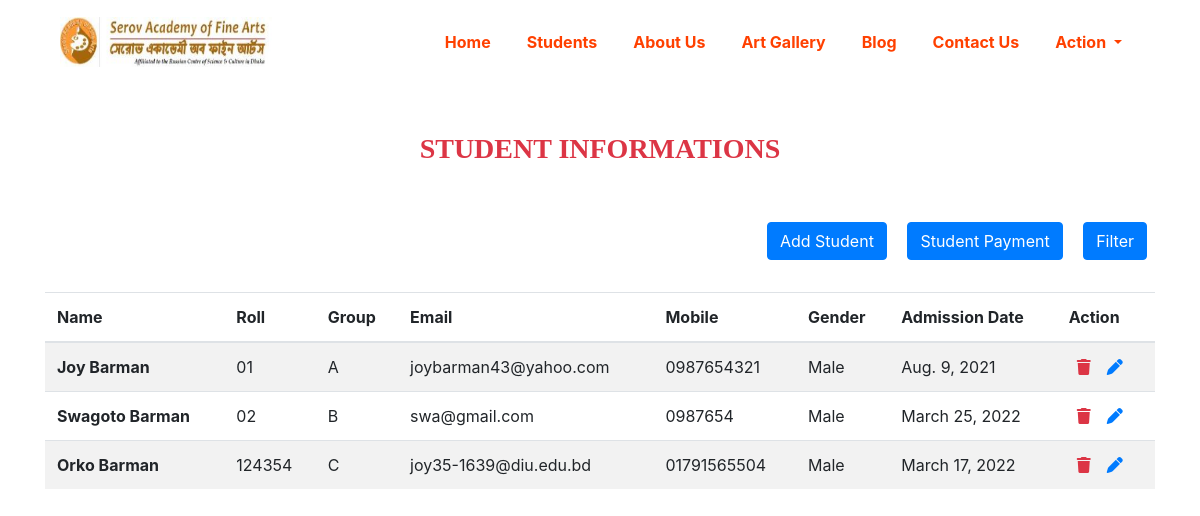
The page /students/ on the database its author committed.
### main/models.py (models this page shows, shortened)
class Student(models.Model):
    name =models.CharField(max_length=255)
    roll =models.CharField(max_length=255)
    group =models.ForeignKey(Group,on_delete=models.CASCADE)
    email =models.EmailField(max_length=255,null=True,blank=True)
    gender=models.CharField(max_length=10,choices=GENDER_CHOICES)
    mobile =models.CharField(max_length=255)
    photo = models.ImageField(upload_to='images/student/')
    blood =models.CharField(max_length=10,choices=BLOOD_CHOICES)
    address =models.CharField(max_length=255,null=True,blank=True)
    father_name =models.CharField(max_length=255,null=True,blank=True)
    mother_name =models.CharField(max_length=255,null=True,blank=True)
    admission_date =models.DateField()

class Group(models.Model):
    group=models.CharField(max_length=50)
    def __str__(self):
        return self.group

### main/views.py (the view)
# urls.py: path('students/', StudentView.as_view(), name="students"),
class StudentView(ListView):
    model = Student
    template_name = 'student.html'
    ordering = ['roll']

### main/templates/student.html
{% extends 'base.html' %}
{% block body %}
    <div class="container">
        <h3 class="text-uppercase font-weight-bold text-center text-danger my-5">student informations</h3>
            <div class="text-right">
                <a class="btn btn-primary text-white m-2" href="{% url 'add-student' %}">Add Student</a>
                <a class="btn btn-primary text-white m-2" href="{% url 'student-payment' %}">Student Payment</a>
                <a class="btn btn-primary text-white m-2">Filter</a>
            </div>
        <table class="table table-striped mt-4" >
            <thead>
            <tr>
                <th scope="col">Name</th>
                <th scope="col">Roll</th>
                <th scope="col">Group</th>
                <th scope="col">Email</th>
                <th scope="col">Mobile</th>
                <th scope="col">Gender</th>
                <th scope="col">Admission Date</th>
                <th scope="col">Action</th>
            </tr>
            </thead>
            <tbody>
            {% for student in object_list %}
                <tr>
                    <th scope="row" class="text-capitalize">{{ student.name }}</th>
                    <td>{{ student.roll }}</td>
                    <td>{{ student.group }}</td>
                    <td>{{ student.email }}</td>
                    <td>{{ student.mobile }}</td>
                    <td>{{ student.gender }}</td>
                    <td>{{ student.admission_date }}</td>
                    <td><a class="fas fa-trash text-danger mx-2" href="{% url 'delete-student' student.pk %}"></a><a class="fas fa-pen text-primary mx-2" href="{% url 'edit-student' student.pk %}"></a></td>
                </tr>
            {% endfor %}
            </tbody>
        </table>
    </div>
{% endblock %}

### rows shown on the page
Student: name "Joy Barman", roll "01", group "A", email "joybarman43@yahoo.com", mobile "0987654321", gender "Male", admission_date "Aug. 9, 2021"
Student: name "Swagoto Barman", roll "02", group "B", email "swa@gmail.com", mobile "0987654", gender "Male", admission_date "March 25, 2022"
Student: name "Orko Barman", roll "124354", group "C", email "joy35-1639@diu.edu.bd", mobile "01791565504", gender "Male", admission_date "March 17, 2022"
